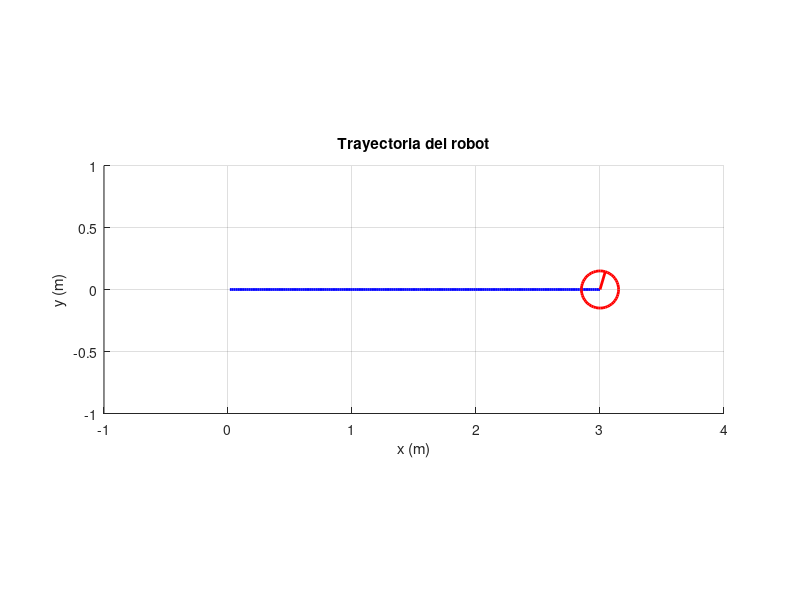
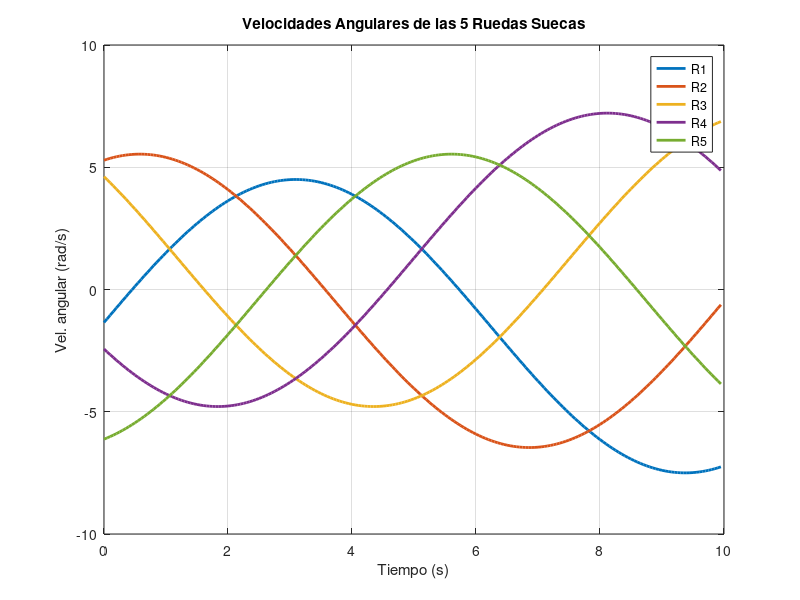

These charts were generated, in order, by the following MATLAB code:
% Parámetros del robot
r = 0.05;         % Radio de cada rueda
R_robot = 0.15;   % "Radio" del centro del robot a cada rueda 
n = 5;            % Número de ruedas

% Ángulos de las ruedas 72 grados separación
theta_i = zeros(n,1);
for i = 1:n
    theta_i(i) = (i-1) * 2*pi/n;  % en radianes
end

% perfil de velocidades:
u = [0.3; 0.0; 0.5];  % [vx, vy, omega] en marco global

% Matriz de rotación (global -> robot)
R_matrix = @(th) [ cos(th),  sin(th), 0;
                  -sin(th),  cos(th), 0;
                   0,        0,       1];

% Construir la matriz J1: fila i -> [ sin(θ_i), -cos(θ_i), -R_robot*cos(θ_i) ]
J1 = zeros(n, 3);
for i = 1:n
    angle = theta_i(i);
    J1(i,1) = sin(angle);
    J1(i,2) = -cos(angle);
    J1(i,3) = -R_robot * cos(angle);
end

%% Simulación
dt = 0.05;  % Paso de integración
T  = 10;    % Tiempo total (s)
steps = round(T/dt)

% Pose inicial del robot en el marco global 
x = 0;  y = 0;  theta = 0;

% Para almacenar resultados
pose_history = zeros(steps,3);
wheel_speed_history = zeros(steps,n);

figure('Name','Simulacion Robot 5 Ruedas Suecas');
axis equal; grid on; hold on;
% Limites segun el movimiento esperado (puedes ajustarlos)
xlim([-1,  T*u(1) + 1]);
ylim([-1,  1]);
xlabel('x (m)'); ylabel('y (m)');
title('Trayectoria del robot');

% Graficar trayectoria (por ahora, vacía)
traj_plot = plot(0,0,'b-','LineWidth',2);

% Definir puntos para dibujar el círculo del robot
N_circ = 50;                 % número de puntos para aproximar el círculo
ang_circ = linspace(0,2*pi,N_circ);
circle_x = R_robot * cos(ang_circ);
circle_y = R_robot * sin(ang_circ);

% Definir línea que indique la orientación (flecha roja)
heading_x = [0, R_robot];
heading_y = [0, 0];

% Dibujar las primitivas iniciales
robot_circle_plot = plot(circle_x, circle_y,'r-','LineWidth',2);   % círculo
robot_heading_plot = plot(heading_x, heading_y,'r-','LineWidth',2);% flecha
%% Bucle de simulación
for k = 1:steps
    % 1) Actualizar pose (integramos la velocidad en marco global)
    x = x + u(1)*dt;
    y = y + u(2)*dt;
    theta = theta + u(3)*dt;
    
    pose_history(k,:) = [x, y, theta];
    
    % 2) Calcular las velocidades angulares de las ruedas
    R_theta = R_matrix(theta);  % rotación global->robot
    dot_phi = (1/r) * (J1 * (R_theta * u));
    wheel_speed_history(k,:) = dot_phi';
    
    % 3) Actualizar la gráfica de la trayectoria
    set(traj_plot, 'XData', pose_history(1:k,1), 'YData', pose_history(1:k,2));
    
    % 4) Transformar círculo y flecha al marco global del instante actual
    %    (usando la orientación theta y posición [x, y])
    %    Tomamos la parte 2x2 de R_theta y le sumamos el offset [x;y]
    
    % Círculo
    circ_global = R_theta(1:2,1:2) * [circle_x; circle_y] + [x; y]; 
    set(robot_circle_plot,'XData',circ_global(1,:),'YData',circ_global(2,:));
    
    % Flecha de orientación
    heading_global = R_theta(1:2,1:2)*[heading_x; heading_y] + [x; y];
    set(robot_heading_plot,'XData',heading_global(1,:),'YData',heading_global(2,:));
    
    drawnow;
    pause(dt*0.5);  % Ajusta para controlar la velocidad de animación
end

%% Graficar velocidades de las ruedas (opcional)
figure('Name','Velocidades de Ruedas');
time = (0:steps-1)*dt;
plot(time, wheel_speed_history,'LineWidth',2);
xlabel('Tiempo (s)');
ylabel('Vel. angular (rad/s)');
grid on; legend('R1','R2','R3','R4','R5');
title('Velocidades Angulares de las 5 Ruedas Suecas');
